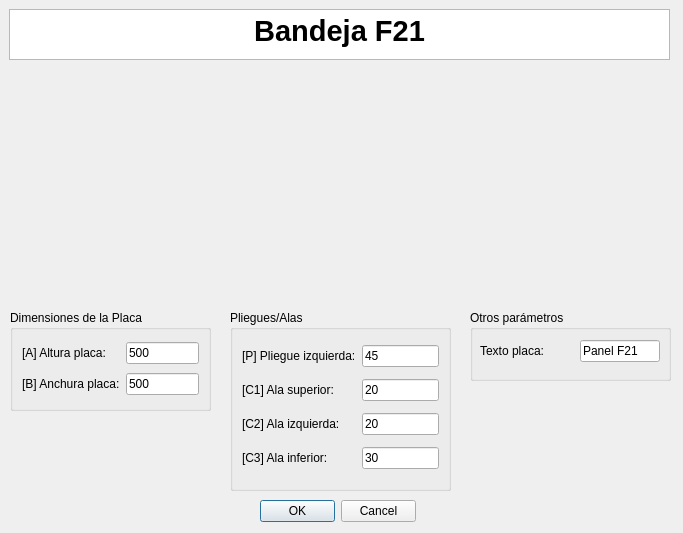
<?xml version="1.0" encoding="UTF-8"?>
<ui version="4.0">
 <class>MyPositionDialog</class>
 <widget class="QDialog" name="MyPositionDialog">
  <property name="geometry">
   <rect>
    <x>0</x>
    <y>0</y>
    <width>683</width>
    <height>533</height>
   </rect>
  </property>
  <property name="windowTitle">
   <string>Enter Position</string>
  </property>
  <property name="whatsThis">
   <string>&lt;html&gt;&lt;head/&gt;&lt;body&gt;&lt;p&gt;Esta ventana de KSDpanel te permite introducir todas las medidas correspondientes del panel seleccionado.&lt;/p&gt;&lt;p&gt;Recuerda que todas las medidas deben de ir en milimetros (mm).&lt;/p&gt;&lt;/body&gt;&lt;/html&gt;</string>
  </property>
  <widget class="QDialogButtonBox" name="buttonBox">
   <property name="geometry">
    <rect>
     <x>260</x>
     <y>500</y>
     <width>156</width>
     <height>23</height>
    </rect>
   </property>
   <property name="orientation">
    <enum>Qt::Horizontal</enum>
   </property>
   <property name="standardButtons">
    <set>QDialogButtonBox::Cancel|QDialogButtonBox::Ok</set>
   </property>
  </widget>
  <widget class="QTextBrowser" name="textBrowser">
   <property name="geometry">
    <rect>
     <x>9</x>
     <y>9</y>
     <width>661</width>
     <height>51</height>
    </rect>
   </property>
   <property name="html">
    <string>&lt;!DOCTYPE HTML PUBLIC &quot;-//W3C//DTD HTML 4.0//EN&quot; &quot;http://www.w3.org/TR/REC-html40/strict.dtd&quot;&gt;
&lt;html&gt;&lt;head&gt;&lt;meta name=&quot;qrichtext&quot; content=&quot;1&quot; /&gt;&lt;style type=&quot;text/css&quot;&gt;
p, li { white-space: pre-wrap; }
&lt;/style&gt;&lt;/head&gt;&lt;body style=&quot; font-family:'MS Shell Dlg 2'; font-size:8.25pt; font-weight:400; font-style:normal;&quot;&gt;
&lt;p align=&quot;center&quot; style=&quot; margin-top:0px; margin-bottom:0px; margin-left:0px; margin-right:0px; -qt-block-indent:0; text-indent:0px;&quot;&gt;&lt;span style=&quot; font-size:22pt; font-weight:600;&quot;&gt;Bandeja F21&lt;/span&gt;&lt;/p&gt;&lt;/body&gt;&lt;/html&gt;</string>
   </property>
  </widget>
  <widget class="QGroupBox" name="groupBox_2">
   <property name="geometry">
    <rect>
     <x>230</x>
     <y>310</y>
     <width>221</width>
     <height>181</height>
    </rect>
   </property>
   <property name="styleSheet">
    <string notr="true">font: 10pt &quot;MS Shell Dlg 2&quot;;</string>
   </property>
   <property name="title">
    <string>Pliegues/Alas</string>
   </property>
   <layout class="QGridLayout" name="gridLayout_2">
    <item row="4" column="0">
     <widget class="QLabel" name="label_20">
      <property name="text">
       <string>[C2] Ala izquierda:</string>
      </property>
     </widget>
    </item>
    <item row="3" column="1">
     <widget class="QLineEdit" name="alaSuperiorUI">
      <property name="text">
       <string>20</string>
      </property>
     </widget>
    </item>
    <item row="7" column="0">
     <widget class="QLabel" name="label_12">
      <property name="text">
       <string>[C3] Ala inferior:</string>
      </property>
     </widget>
    </item>
    <item row="3" column="0">
     <widget class="QLabel" name="label_11">
      <property name="text">
       <string>[C1] Ala superior:</string>
      </property>
     </widget>
    </item>
    <item row="7" column="1">
     <widget class="QLineEdit" name="alaInferiorUI">
      <property name="text">
       <string>30</string>
      </property>
     </widget>
    </item>
    <item row="4" column="1">
     <widget class="QLineEdit" name="alaIzquierdaUI">
      <property name="text">
       <string>20</string>
      </property>
     </widget>
    </item>
    <item row="0" column="1">
     <widget class="QLineEdit" name="pliegueIzqUI">
      <property name="text">
       <string>45</string>
      </property>
     </widget>
    </item>
    <item row="0" column="0">
     <widget class="QLabel" name="label_13">
      <property name="text">
       <string>[P] Pliegue izquierda:</string>
      </property>
     </widget>
    </item>
   </layout>
  </widget>
  <widget class="QLabel" name="imagenPanelUI">
   <property name="geometry">
    <rect>
     <x>230</x>
     <y>70</y>
     <width>221</width>
     <height>221</height>
    </rect>
   </property>
   <property name="text">
    <string/>
   </property>
   <property name="pixmap">
    <pixmap>../imagenes/REF_026cotas.jpg</pixmap>
   </property>
   <property name="scaledContents">
    <bool>true</bool>
   </property>
   <property name="wordWrap">
    <bool>false</bool>
   </property>
   <property name="margin">
    <number>0</number>
   </property>
   <property name="openExternalLinks">
    <bool>false</bool>
   </property>
  </widget>
  <widget class="QGroupBox" name="groupBox_3">
   <property name="geometry">
    <rect>
     <x>10</x>
     <y>310</y>
     <width>201</width>
     <height>101</height>
    </rect>
   </property>
   <property name="styleSheet">
    <string notr="true">font: 10pt &quot;MS Shell Dlg 2&quot;;</string>
   </property>
   <property name="title">
    <string>Dimensiones de la Placa</string>
   </property>
   <layout class="QGridLayout" name="gridLayout">
    <item row="0" column="1">
     <widget class="QLabel" name="label_8">
      <property name="text">
       <string>[A] Altura placa:</string>
      </property>
     </widget>
    </item>
    <item row="2" column="2">
     <widget class="QLineEdit" name="anchuraPlacaUI">
      <property name="text">
       <string>500</string>
      </property>
     </widget>
    </item>
    <item row="2" column="1">
     <widget class="QLabel" name="label_4">
      <property name="text">
       <string>[B] Anchura placa:</string>
      </property>
     </widget>
    </item>
    <item row="0" column="2">
     <widget class="QLineEdit" name="alturaPlacaUI">
      <property name="text">
       <string>500</string>
      </property>
     </widget>
    </item>
   </layout>
  </widget>
  <widget class="QGroupBox" name="groupBox_4">
   <property name="geometry">
    <rect>
     <x>470</x>
     <y>310</y>
     <width>201</width>
     <height>71</height>
    </rect>
   </property>
   <property name="styleSheet">
    <string notr="true">font: 10pt &quot;MS Shell Dlg 2&quot;;</string>
   </property>
   <property name="title">
    <string>Otros parámetros</string>
   </property>
   <widget class="QLabel" name="label">
    <property name="geometry">
     <rect>
      <x>10</x>
      <y>30</y>
      <width>95</width>
      <height>22</height>
     </rect>
    </property>
    <property name="text">
     <string>Texto placa:</string>
    </property>
   </widget>
   <widget class="QLineEdit" name="textoDescriptivoA0UI">
    <property name="geometry">
     <rect>
      <x>110</x>
      <y>30</y>
      <width>80</width>
      <height>22</height>
     </rect>
    </property>
    <property name="text">
     <string>Panel F21</string>
    </property>
   </widget>
  </widget>
  <zorder>groupBox_2</zorder>
  <zorder>buttonBox</zorder>
  <zorder>textBrowser</zorder>
  <zorder>imagenPanelUI</zorder>
  <zorder>groupBox_3</zorder>
  <zorder>groupBox_4</zorder>
 </widget>
 <resources/>
 <connections>
  <connection>
   <sender>buttonBox</sender>
   <signal>accepted()</signal>
   <receiver>MyPositionDialog</receiver>
   <slot>accept()</slot>
   <hints>
    <hint type="sourcelabel">
     <x>248</x>
     <y>254</y>
    </hint>
    <hint type="destinationlabel">
     <x>157</x>
     <y>274</y>
    </hint>
   </hints>
  </connection>
  <connection>
   <sender>buttonBox</sender>
   <signal>rejected()</signal>
   <receiver>MyPositionDialog</receiver>
   <slot>reject()</slot>
   <hints>
    <hint type="sourcelabel">
     <x>316</x>
     <y>260</y>
    </hint>
    <hint type="destinationlabel">
     <x>286</x>
     <y>274</y>
    </hint>
   </hints>
  </connection>
 </connections>
</ui>
